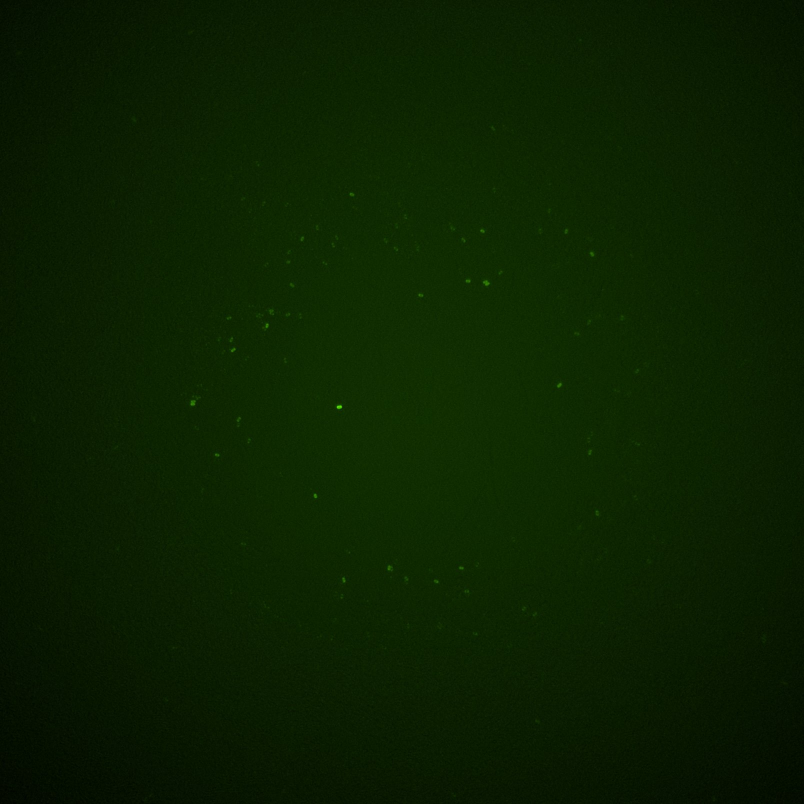
%> input picture Image analysis code/Fig3_GFP analysis/background.png, 1608 x 1608 px (shown at 1/2 size)
$ octave Fig3_GFP_analysis.m   (GNU Octave 9; MATLAB toolbox functions it lacks are replaced by stand-ins)
%> lines starting %> are read from the running program, lines starting %| are printed output that depends on the picture; in (x1, y1, x2, y2) boxes, pixels count from 0 and x2, y2 are one past the last pixel; in counts of white or black regions, pixels touching at a corner belong together; the program's own positions count from 1
% This script analyzes the GPF distribution in image '30_GFP_enhanced.jpg'.
% It uses the background.png to adjust for background fluorescence and
% plots all intermediate steps as well

% Author: Andreea Magalie amagalie@gatech.edu
% Last reviewd: Dec 9th 2023
clear
clc
%% Read both images
background_GFP = imread('background.png');
%> background_GFP is the input picture: size 1608x1608x3 uint8; mean R, G, B 11.4, 33, 1
A_color = imread('30_GFP_enhanced.jpg');
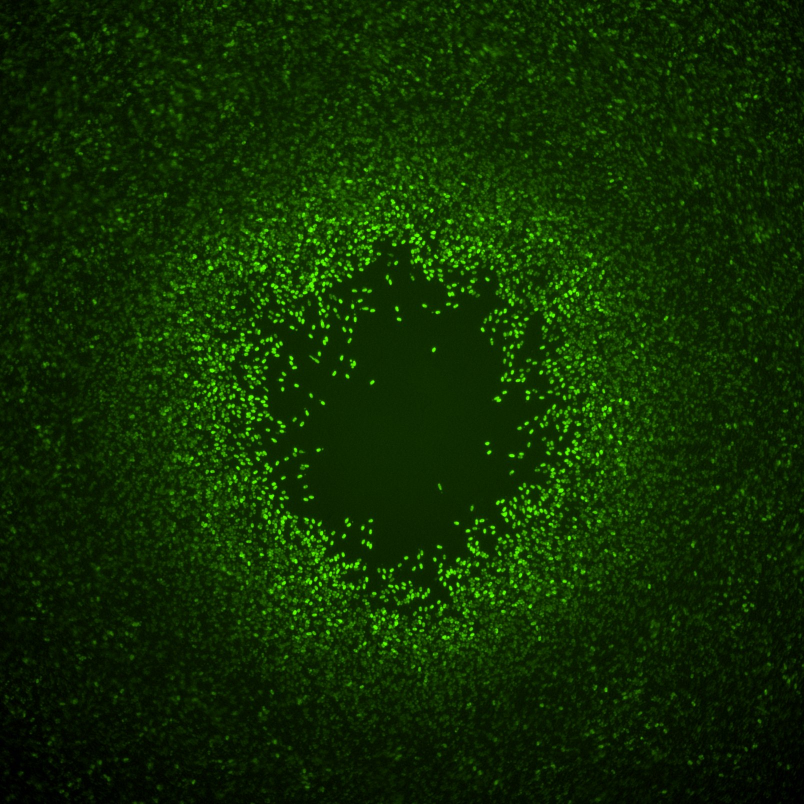
%> input picture Image analysis code/Fig3_GFP analysis/30_GFP_enhanced.jpg, 1608 x 1608 px (shown at 1/2 size)
%> A_color is the input picture: size 1608x1608x3 uint8; mean R, G, B 15.8, 45.9, 2.1
A = A_color(:,:,2); % take just the green component
A_len = length(background_GFP);
%> A_len = 1608
%% Compute background fluorescence
% We rotate the background image 4 times and
background_all = -6*ones(4, A_len, A_len);
for x = 1:4
    temp_background = imrotate(background_GFP(:,:,2), 90*x); % rotate 90 degrees
    temp_background_mask = temp_background>55; % greate a mask to take away GFP from bacteria
    mask_uint8 = uint8(temp_background_mask);
    % delete the GFP pixels
    background_adj = temp_background - temp_background.*mask_uint8;
    % dilate the missing pixels to get a better fill later
    badPixels = imdilate(temp_background_mask, ones(15));
    % fill missing pixels with adjacent average
    new_background = regionfill(background_adj, badPixels);
    %final smoothing
    background_all(x, :, :) = imgaussfilt(new_background, 2);
end
%> this loop made 4 passes
%> pass 1, `temp_background = imrotate(background_GFP(:,:,2), 90*x);`:
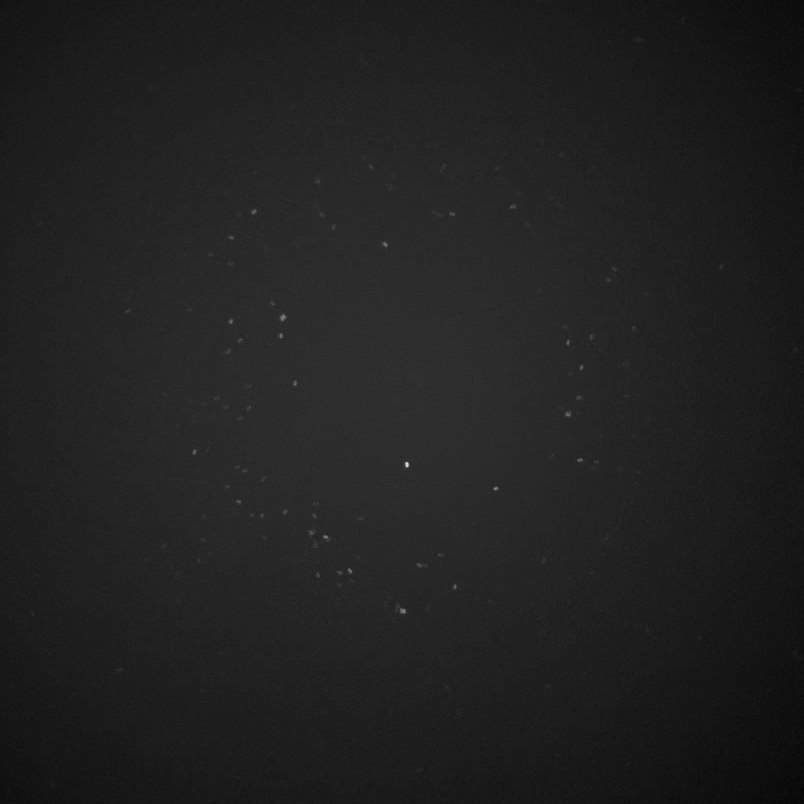
%> temp_background: size 1608x1608 uint8 (shown at 1/2 size); min 3, max 235, mean 33
%> pass 1, `temp_background_mask = temp_background>55;`:
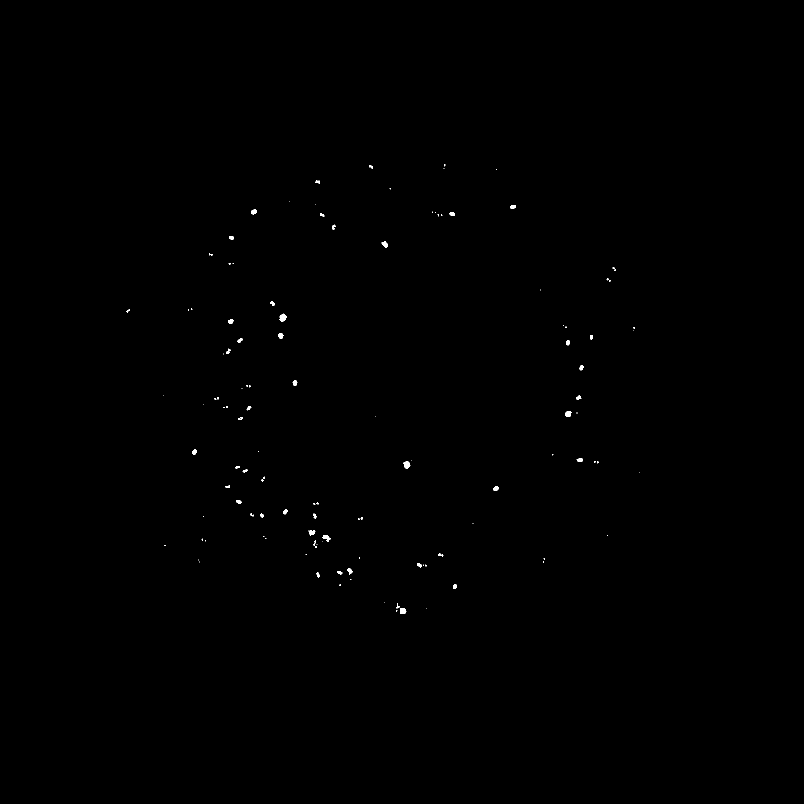
%> temp_background_mask: size 1608x1608 logical (shown at 1/2 size); 0.13% white; 124 white regions (79 under 20 px), largest, box (x1, y1, x2, y2) and area: (559, 627, 574, 643) 158, (807, 922, 821, 937) 145, (800, 1216, 813, 1228) 128
%% Average over all rotations
background_all = uint8(background_all);
fin_background = mean(background_all,1);
fin_background = uint8(reshape(fin_background, A_len, A_len));
imshow(fin_background, [10, 50])
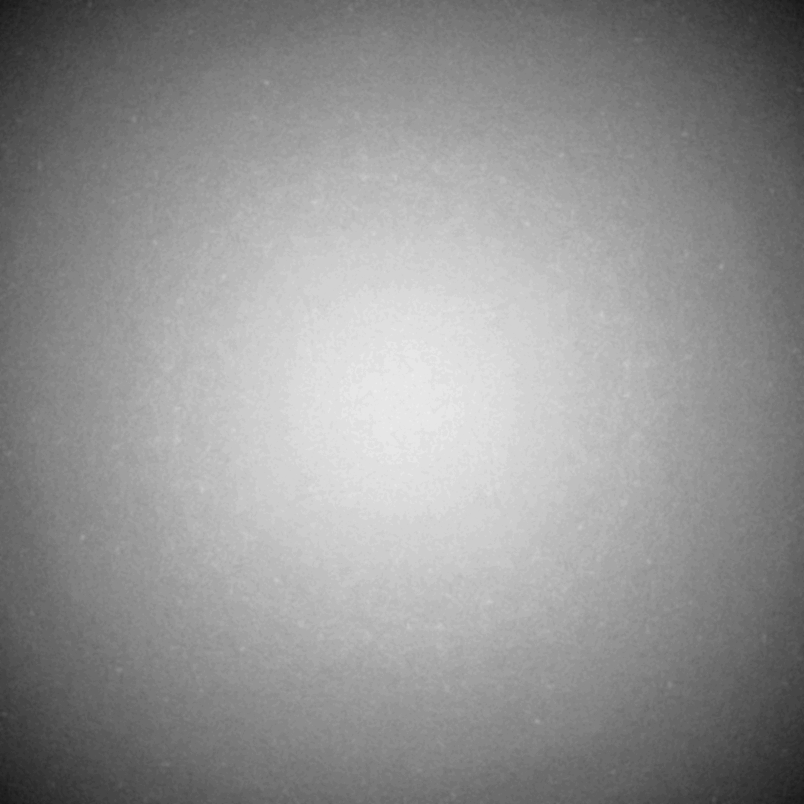
%> displayed picture: size 1608x1608, on the screen's scale of 0 to 255 (shown at 1/2 size); min 19, max 236, mean 146.8
%% Show GFP image without background
A_new = A-fin_background;
A_color(:,:,2) = A_new;
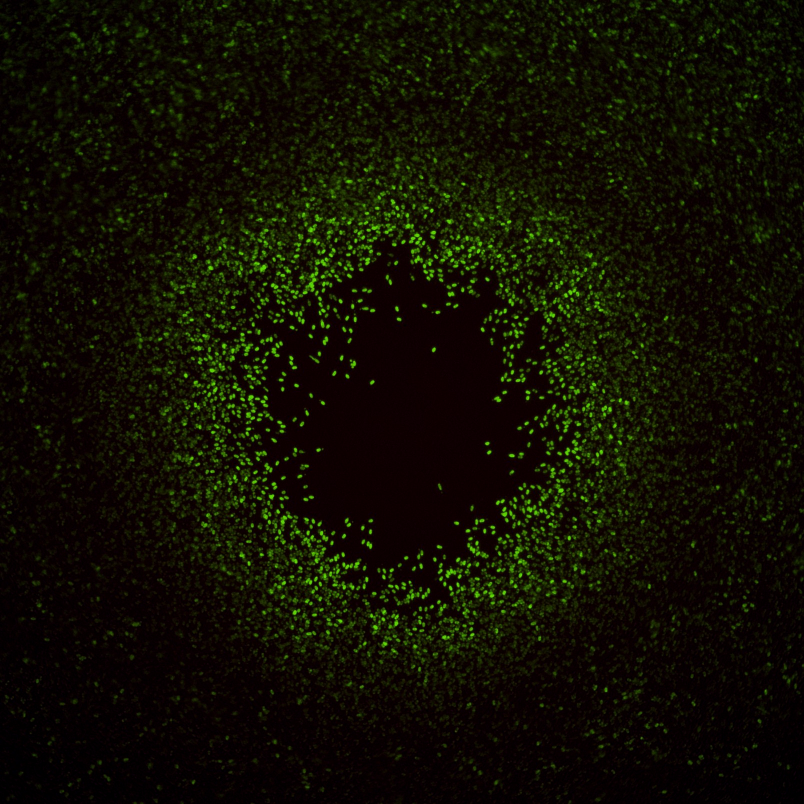
%> A_color: size 1608x1608x3 uint8 (shown at 1/2 size); mean R, G, B 15.8, 15, 2.1
fig = figure();
brightness = 15;
imshow(A_color+brightness)
hold on
plot(150:259, ones(1,110)*1400, 'w-','LineWidth', 3)
text(130, 1450, '\boldmath{$20 \mu m$}', 'Color', 'white', 'FontSize', 18, 'Interpreter', 'latex')
set(gcf, 'Color', 'w');
%% Plot intermediate steps
new_background = background_GFP;
new_background(:,:,2) = fin_background;
figure('Position', [0 300 800 800])
subplot(2,2,1)
imshow(background_GFP)
title('Original background')
subplot(2,2,2)
imshow(new_background)
title('Adjusted background')
subplot(2,2,3)
imshow(A_color+brightness)
title('Original image')
subplot(2,2,4)
imshow(A_color+brightness)
title('Adjusted image')
%% Blurr new GFP image
window_size = floor(A_len/25);
%> window_size = 64
figure()
subplot(1,2,1);
imshow(A_new, [0 217]);
title('Original Image', 'FontSize', 15);
A_blurr = imfilter(A_new, ones(window_size)/window_size^2, 'symmetric');
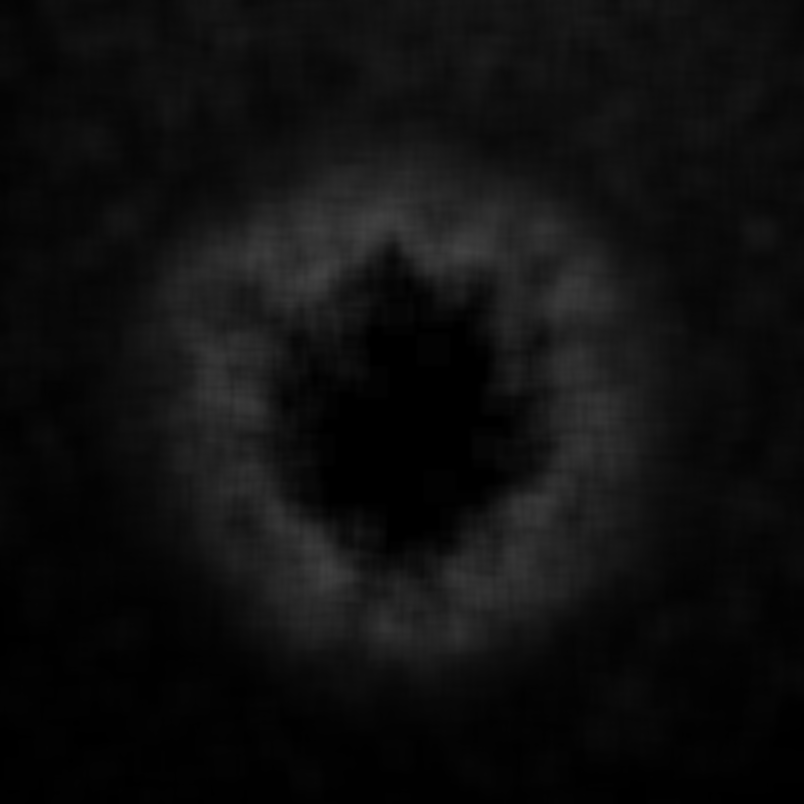
%> A_blurr: size 1608x1608 uint8 (shown at 1/2 size); min 0, max 66, mean 15
subplot(1,2,2);
imshow(A_blurr, [0, 217]);
title('Blurred Image', 'FontSize', 15);
%% Find peaks of plaque edge along x and y axis
% Not the prettiest solution but it works
x_sum = sum(A_blurr, 2); % col/ row sum of blurred image
%> x_sum = 1608 values, max 46413 at index 505, min 1779 at index 1607, mean 24046.8
y_sum = sum(A_blurr, 1);
%> y_sum = 1608 values, max 40301 at index 1126, min 7364 at index 1, mean 24046.8

interval_1 = 1:700; % general interval of peak 1
interval_2 = 700:1200; % general interval of peak 2

x_max_1_val = max(x_sum(interval_1));
%> x_max_1_val = 46413
x_max_2_val = max(x_sum(interval_2));
%> x_max_2_val = 33075
x_peak_1 = find(x_sum(interval_1) == x_max_1_val);
%> x_peak_1 = 505
x_peak_2 = find(x_sum(interval_2) == x_max_2_val);
%> x_peak_2 = 458

y_max_1_val = max(y_sum(interval_1));
%> y_max_1_val = 36635
y_max_2_val = max(y_sum(interval_2));
%> y_max_2_val = 40301
y_peak_1 = find(y_sum(interval_1) == y_max_1_val);
%> y_peak_1 = 537
y_peak_2 = find(y_sum(interval_2) == y_max_2_val);
%> y_peak_2 = 427

% find center at average of peaks
center_p = [x_peak_1 + 700+x_peak_2, y_peak_1 + 700+y_peak_2];
%> center_p = [1663 1664]
center_p = center_p/2;
%> center_p = [831.5 832]
%% Plot summary of center and x and y sums
figure('Position', [100 300 1000 400])
y_tics = linspace(0, 5*10^4,100);
subplot(1,2,2)
plot(x_sum, 'LineWidth', 3)
hold on
plot(y_sum, 'LineWidth', 3)
plot(x_peak_1, x_max_1_val, 'o', 'LineWidth', 3, 'Color', ...
    [0 0.4470 0.7410] ,'MarkerSize', 16)
plot(x_peak_2+700, x_max_2_val, 'o', 'LineWidth', 3, 'Color', ...
    [0 0.4470 0.7410] ,'MarkerSize', 16)
plot(y_peak_1, y_max_1_val, 'o', 'LineWidth', 3, 'Color', ...
    [0.8500 0.3250 0.0980] ,'MarkerSize', 16)
plot(y_peak_2+700, y_max_2_val, 'o', 'LineWidth', 3, 'Color', ...
    [0.8500 0.3250 0.0980] ,'MarkerSize', 16)
xlabel('Location (pixels)')
ylabel('GFP intensity')
set(gca, 'FontSize', 16)
legend('x axis GFP sum', 'y axis GFP sum')
xlim([0 1608])
subplot(1,2,1)
A_blurr_all = imfilter(A_color+brightness, ones(window_size)/window_size^2, 'symmetric');
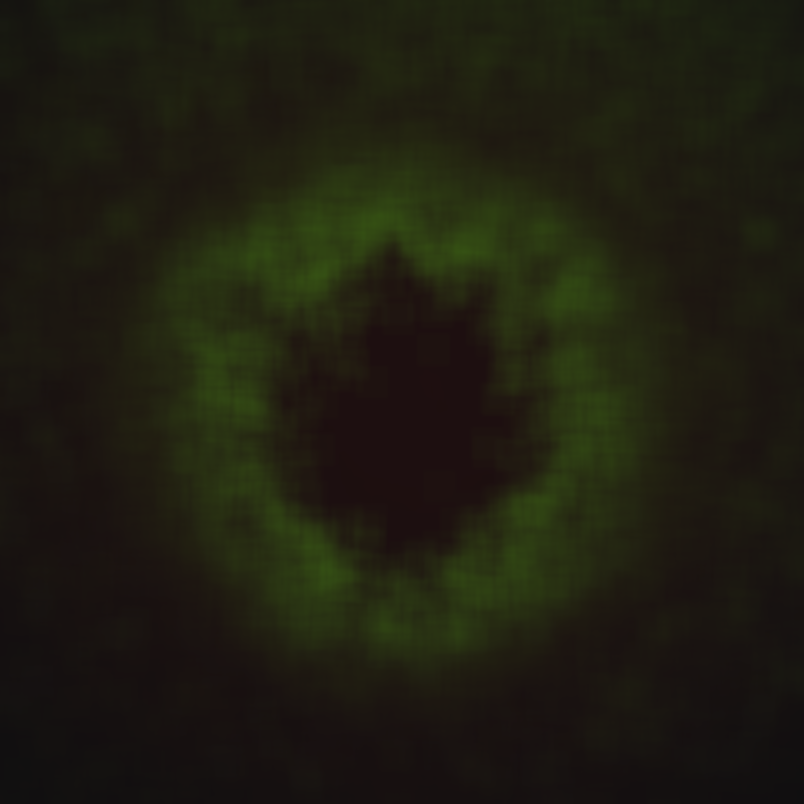
%> A_blurr_all: size 1608x1608x3 uint8 (shown at 1/2 size); mean R, G, B 30.8, 30, 17.1; mean of the top-left, top-right, bottom-left and bottom-right quarters 27.6, 28, 23.5, 24.7
A_new = A_blurr_all;
imshow(A_new)
hold on
title('Blurred image')
plot(center_p(2), center_p(1), 'wx','LineWidth', 2.5, 'Markersize', 12)
set(gca, 'FontSize', 16)
%% compute distance from center of plaque to every other pixel
dist_tocenter = zeros(A_len, A_len);
%> (the run ends here)
